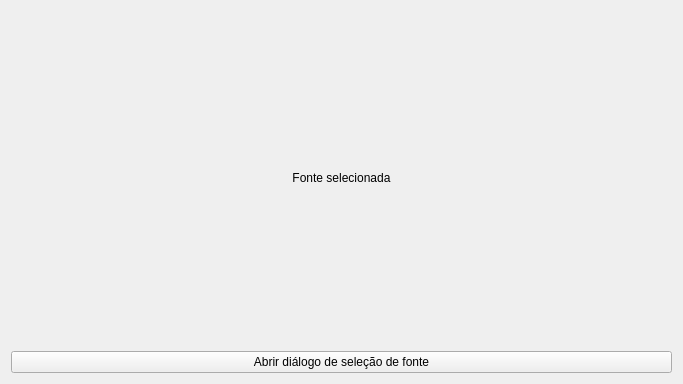
<?xml version="1.0" encoding="UTF-8"?>
<ui version="4.0">
 <class>MainWidget</class>
 <widget class="QWidget" name="MainWidget">
  <property name="geometry">
   <rect>
    <x>0</x>
    <y>0</y>
    <width>683</width>
    <height>384</height>
   </rect>
  </property>
  <property name="minimumSize">
   <size>
    <width>683</width>
    <height>384</height>
   </size>
  </property>
  <property name="maximumSize">
   <size>
    <width>683</width>
    <height>384</height>
   </size>
  </property>
  <property name="windowTitle">
   <string>PySide2 QFontDialog().</string>
  </property>
  <property name="windowIcon">
   <iconset>
    <normaloff>../../../../images/icons/icon.png</normaloff>../../../../images/icons/icon.png</iconset>
  </property>
  <layout class="QVBoxLayout" name="verticalLayout">
   <item>
    <widget class="QLabel" name="label">
     <property name="autoFillBackground">
      <bool>true</bool>
     </property>
     <property name="text">
      <string>Fonte selecionada</string>
     </property>
     <property name="alignment">
      <set>Qt::AlignCenter</set>
     </property>
    </widget>
   </item>
   <item>
    <widget class="QPushButton" name="button">
     <property name="text">
      <string>Abrir diálogo de seleção de fonte</string>
     </property>
    </widget>
   </item>
  </layout>
 </widget>
 <resources/>
 <connections/>
</ui>
